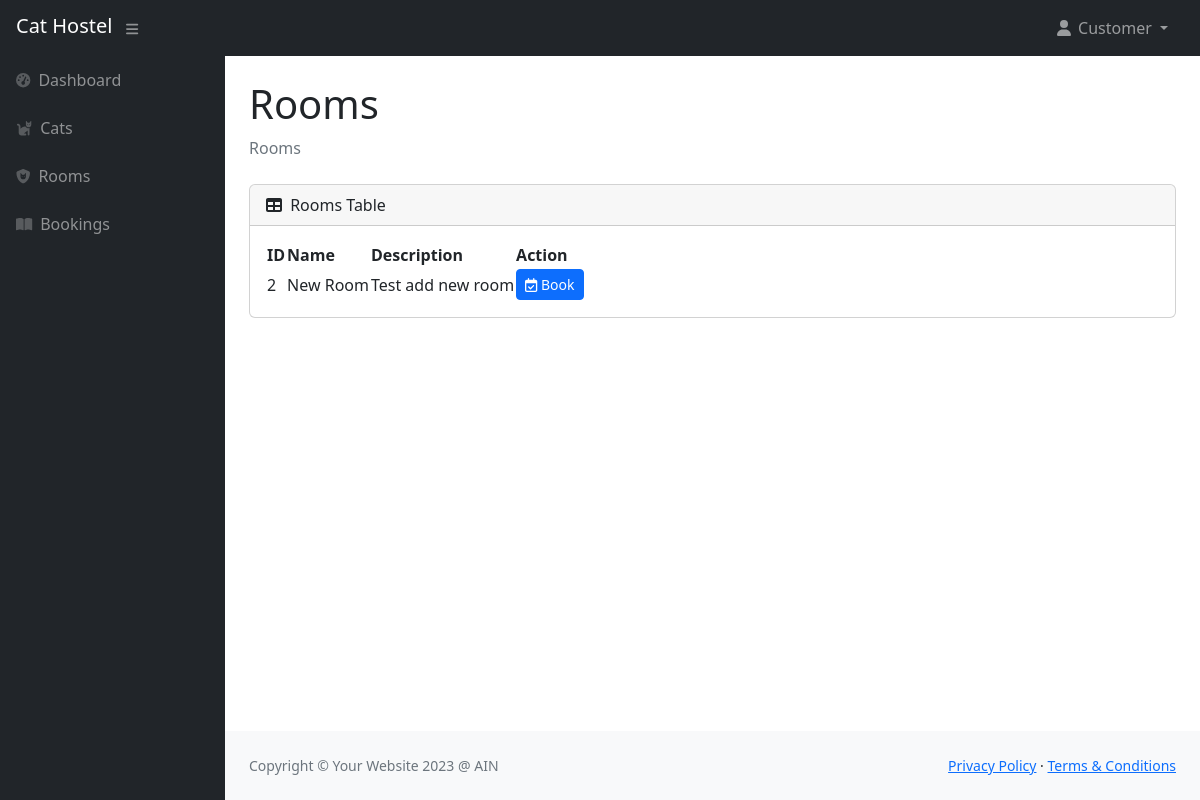
Before: /rooms.php (signed in) with the older database file.
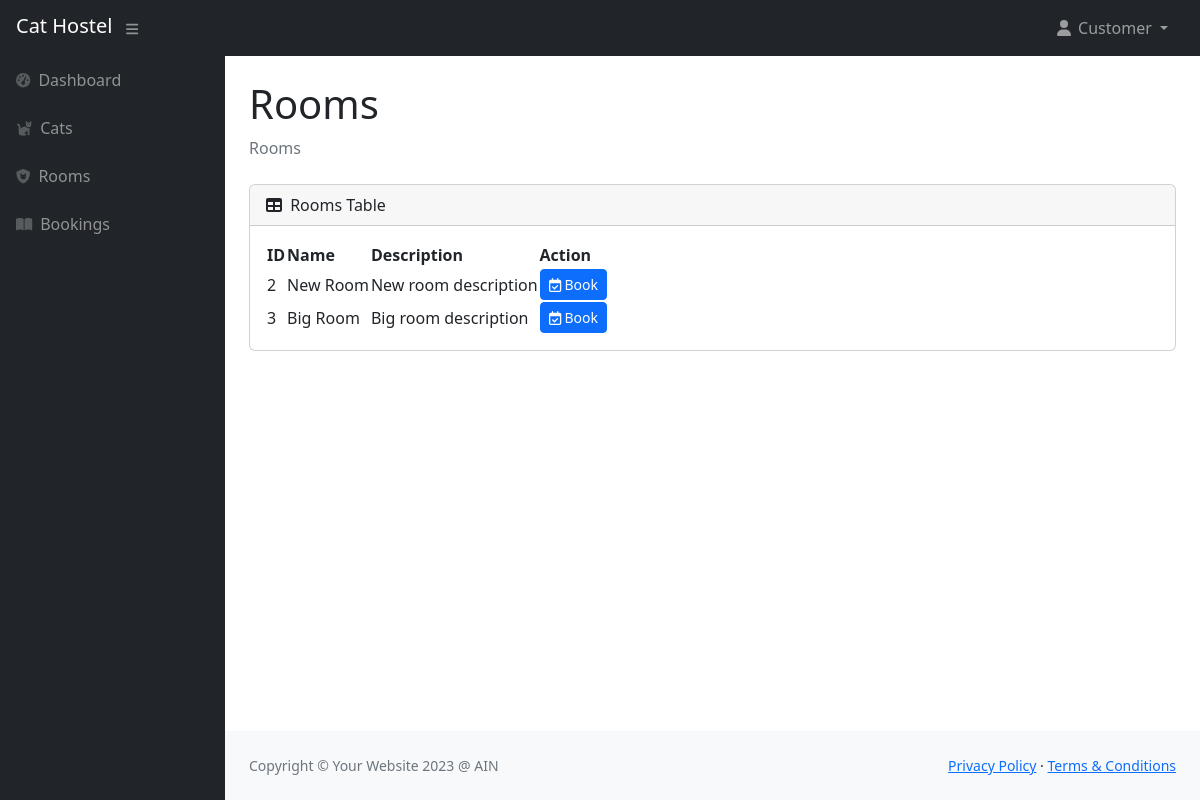
After: the same page with the newer database file.
### tables this page shows
CREATE TABLE `Room` (
  `room_id` int NOT NULL,
  `room_name` varchar(50) NOT NULL,
  `room_description` varchar(255) DEFAULT NULL
);

### rooms.php (the view, shortened to what this page needs)
<?php
include 'layout/user/header_user.php';
$sql = "SELECT * FROM room";
$result = mysqli_query($conn, $sql);
?>
<div id="layoutSidenav_content">
  <main>
    <div class="container-fluid px-4">
      <h1 class="mt-4">Rooms</h1>
      <ol class="breadcrumb mb-4">
        <li class="breadcrumb-item active">Rooms</li>
      </ol>
      <?php
      if (mysqli_num_rows($result) == 0) {
      ?>
        <div class="row justify-content-center">
          <div class="col-lg-6">
            <div class="text-center mt-4">
              <img class="mb-4 img-error" src="assets/img/error-404-monochrome.svg" />
              <p class="lead">Looks like there is no rooms registered.</p>
              <?php
              if ($_SESSION["user_role"] == "Staff") {
              ?>
                <a href="rooms_add.php">
                  <i class="fa-regular fa-square-plus"></i>
                  Add a room
                </a>
              <?php
              } ?>
            </div>
          </div>
        </div>
      <?php
      } else {
      ?>
        <div class="card mb-4">
          <div class="card-header">
            <div class="d-flex justify-content-between">
              <span><i class="fas fa-table me-1"></i>
                Rooms Table</span>
            </div>
          </div>
          <div class="card-body">
            <table id="datatablesSimple">
              <thead>
                <tr>
                  <th>ID</th>
                  <th>Name</th>
                  <th>Description</th>
                  <th>Action</th>
                </tr>
              </thead>
              <tbody>
                <?php
                while ($row = mysqli_fetch_array($result)) {
                ?>
                  <tr>
                    <td><?php echo $row["room_id"] ?></td>
                    <td><?php echo $row["room_name"] ?></td>
                    <td><?php echo $row["room_description"] ?></td>
                    <td>
                      <?php
                      if ($_SESSION["user_role"] == "Staff") {
                      ?>
                        <a href="/rooms_edit.php?room_id=<?php echo $row["room_id"] ?>">
                          <button type="button" class="btn btn-primary btn-sm">
                            <i class="fa-regular fa-pen-to-square"></i>
                            Edit
                          </button>
                        </a>
                        <a href="/rooms_delete.php?room_id=<?php echo $row["room_id"] ?>">
                          <button type="button" class="btn btn-danger btn-sm">
                            <i class="fa-regular fa-trash-can"></i>
                            Delete
                          </button>
                        </a>
                      <?php
                      } else {
                      ?>
                        <a href="/bookings_add.php?room_id=<?php echo $row["room_id"] ?>">
                          <button type="button" class="btn btn-primary btn-sm">
                            <i class="fa-regular fa-calendar-check"></i>
                            Book
                          </button>
                        </a>
                      <?php
                      }
                      ?>
                    </td>
                  </tr>
                <?php
                }
                ?>
              </tbody>
            </table>
          </div>
        </div>
      <?php
      }
      ?>
    </div>
  </main>
  <?php
  include 'layout/user/footer_user.php';
  ?>

Changed rows visible on the page:
changed room "New Room": room_description "Test add new room" → "New room description"
added room: room_id "3", room_name "Big Room", room_description "Big room description"
